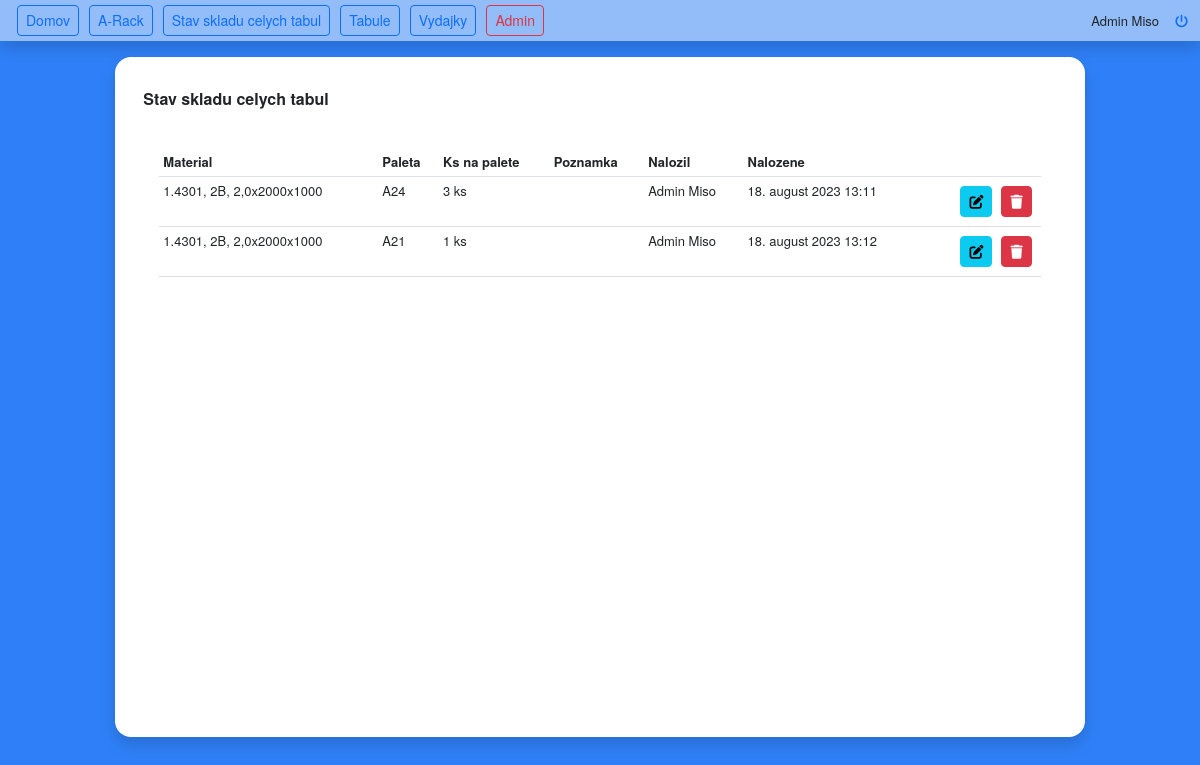
The app's page /stock-status/ (signed in), older data.
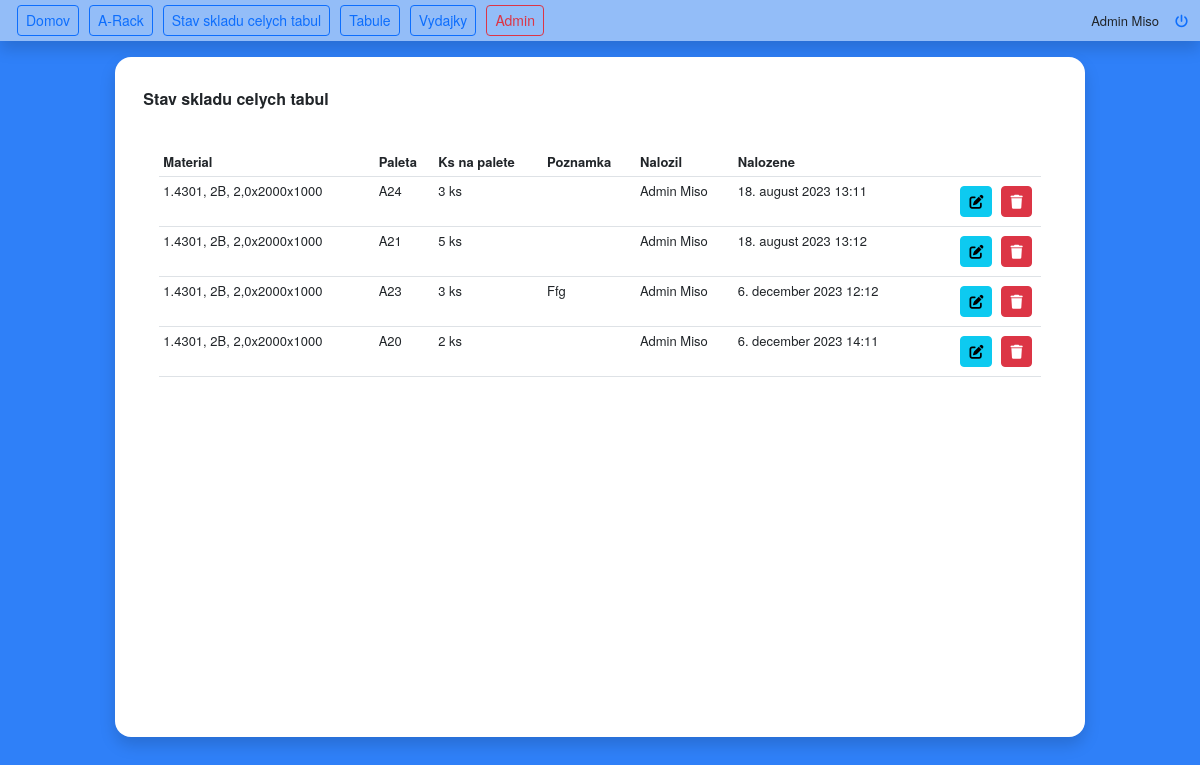
The same page, newer data.
### Material/models.py (models this page shows, shortened)
class Sheet(models.Model):
    material = models.ForeignKey(to=RawMaterial, on_delete=models.CASCADE, related_name='material')
    surface = models.ForeignKey(to=MaterialSurface, on_delete=models.CASCADE, related_name='surface')
    thickness = models.FloatField()
    size_x = models.IntegerField()
    size_y = models.IntegerField()
    weight = models.FloatField(null=True, blank=True, )
    note = models.CharField(max_length=128, null=True, blank=True)
    class Meta:
        verbose_name = "Plech"
        verbose_name_plural = "Plechy"

class RawMaterial(models.Model):
    material_name = models.CharField(max_length=32)
    class Meta:
        verbose_name = "Akost materialu"
        verbose_name_plural = "Materialove akosti"

class MaterialSurface(models.Model):
    surface_name = models.CharField(max_length=32)
    class Meta:
        verbose_name = "Povrch materialu"
        verbose_name_plural = "Povrchy materialu"

### Rack/models.py (models this page shows, shortened)
class PaletteSheet(models.Model):
    palette = models.ForeignKey(Palette, on_delete=models.CASCADE, null=True, blank=True)
    sheet = models.ForeignKey(Sheet, on_delete=models.CASCADE)
    quantity = models.PositiveIntegerField()
    note = models.CharField(max_length=128, null=True, blank=True)
    created_by = models.ForeignKey(User, on_delete=models.CASCADE, related_name='created', null=True, blank=True)
    created_date = models.DateTimeField(auto_now_add=True)
    class Meta:
        verbose_name = "Plech na palete"
        verbose_name_plural = "Plechy na palete"

class Palette(models.Model):
    name = models.CharField(max_length=4)
    capacity = models.FloatField()
    sheets = models.ManyToManyField(Sheet, blank=True, through='PaletteSheet', related_name='palette_sheet')
    load_weight = models.FloatField(null=True, blank=True)
    class Meta:
        verbose_name = "Paleta"
        verbose_name_plural = "Palety"

### Stock/views.py (the view)
# urls.py: path('stock-status/', views.stock_status, name='stock_status'),
@login_required
def stock_status(request):
    sheets = Sheet.objects.prefetch_related('palettesheet_set').all()
    for sheet in sheets:
        palettes = []
        quantities = []
        for ps in sheet.palettesheet_set.all():
            palettes.append(ps.palette.name)
            quantities.append(ps.quantity)
        sheet.palettes = ', '.join(palettes) if palettes else 'N/A'
        sheet.quantities = ', '.join(map(str, quantities)) if quantities else 'N/A'
    ctx = {
        'sheets': sheets,
    }
    return render(request, 'Stock/stock_status.html', ctx)

### templates/Stock/stock_status.html (shortened to what this page needs)
{% extends 'Core/../base.html' %}
{% block content %}
    <div class="container-fluid mt-3">
        <div class="d-flex justify-content-between mb-3">
            <h6 class="fw-bold">Stav skladu celych tabul</h6>
        </div>
        <div class="card-body">
            <table id="stockStatusTable" class="table table-sm">
                <thead class="sticky-top">
                <tr>
                    <th scope="col">Material</th>
                    <th scope="col">Paleta</th>
                    <th scope="col">Ks na palete</th>
                    <th scope="col">Poznamka</th>
                    <th scope="col">Nalozil</th>
                    <th scope="col">Nalozene</th>
                    <th scope="col"></th>
                </tr>
                </thead>
                <tbody>
                {% for sheet in sheets %}
                    {% for palette_sheet in sheet.palettesheet_set.all %}
                        <tr>
                            <td>{{ sheet.material.material_name }}, {{ sheet.surface.surface_name }}, {{ sheet.thickness }}x{{ sheet.size_x }}x{{ sheet.size_y }}</td>
                            <td>{{ palette_sheet.palette.name }}</td>
                            <td>{{ palette_sheet.quantity }} ks</td>
                            <td>
                                {% if palette_sheet.note != None %}
                                    {{ palette_sheet.note }}
                                {% endif %}
                            </td>
                            <td>{{ palette_sheet.created_by.first_name }} {{ palette_sheet.created_by.last_name }}</td>
                            <td>{{ palette_sheet.created_date }}</td>
                            <td class="m-0 p-1">
                                <div class="d-flex justify-content-end">
                                    <a class="btn btn-sm btn-info me-1"
                                       href="{% url 'stock_palette_edit' palette_sheet.pk %}">
                                        <i class="fa-sharp fa-solid fa-pen-to-square"></i>
                                    </a>
                                    <a class="btn btn-sm btn-danger"
                                       href="{% url 'sheet_delete' palette_sheet.pk %}">
                                        <i class="fa-sharp fa-solid fa-trash"></i>
                                    </a>
                                </div>
                            </td>
                        </tr>
                    {% endfor %}
                {% endfor %}
                </tbody>
            </table>
        </div>
    </div>
{% endblock %}

### templates/base.html (shortened to what this page needs)
{% load static %}
<!doctype html>
<html lang="sk">
<head>
    <link rel="stylesheet" href="{% static 'css/bootstrap.css' %}">
    <link rel="stylesheet" href="{% static 'css/styles.css' %}">
    <link rel="stylesheet" href="https://cdn.datatables.net/1.13.5/css/jquery.dataTables.css"/>
    <link rel="stylesheet" href="https://cdnjs.cloudflare.com/ajax/libs/font-awesome/6.4.0/css/all.min.css"
/>
</head>
<body hx-headers='{"X-CSRFToken": "{{ csrf_token }}"}'
      class="">
{% if user.is_authenticated %}
    {% include 'components/navbar.html' %}
    <div class="m-3">
        <div class="row">
            <div class="col-10 mx-auto">
                <div class="card border-0 rounded-4 shadow full-screen-card">
                    <div class="m-3 card-scroll" id="dataFrame">
                        {% block content %}
                        {% endblock content %}
                    </div>
                </div>
            </div>
        </div>
    </div>
{% endif %}
</body>
</html>

### templates/components/navbar.html
<nav class="p-0 shadow navbar navbar-expand-sm bg-light bg-opacity-50">
    <div class="container-fluid">
        <div class="collapse navbar-collapse" id="navbarSupportedContent">
            <ul class="navbar-nav me-auto mb-2 mb-lg-0">
                <li class="nav-item">
                    <a class="btn btn-sm btn-outline-primary"
                       href="{% url 'welcome' %}"
                    >Domov
                    </a>
                </li>
                <li class="nav-item">
                    <a class="btn btn-sm btn-outline-primary"
                       href="{% url 'a_rack' %}"
                    >A-Rack
                    </a>
                </li>
                <li class="nav-item">
                    <a class="btn btn-sm btn-outline-primary"
                       href="{% url 'stock_status' %}">
                        Stav skladu celych tabul
                    </a>
                </li>
                <li class="nav-item">
                    <button class="btn btn-sm btn-outline-primary"
                            type="button"
                            hx-get="{% url 'sheet_list' %}"
                            hx-target="#dataFrame"
                            hx-swap="this"
                            hx-on="click: handleClearEditFrame()"
                    >Tabule
                    </button>
                </li>
                <li class="nav-item">
                    <button class="btn btn-sm btn-outline-primary"
                            type="button"
                            hx-get="{% url 'issue_note_list' %}"
                            hx-target="#dataFrame"
                            hx-swap="this"
                            hx-on="click: handleClearEditFrame()"
                    >Vydajky
                    </button>
                </li>
                {% if user.is_superuser %}
                    <li class="nav-item">
                        <a class="btn btn-sm btn-outline-danger" href="/admin/">Admin</a>
                    </li>
                {% endif %}
            </ul>
            <div class="d-flex">
                <div class="me-3">{{ user.first_name }} {{ user.last_name }}</div>
                <a href="{% url 'logout' %}"><i class="fa-solid fa-power-off"></i></a>
            </div>
        </div>
    </div>
</nav>

### static/css/styles.css (style rules this page uses)
body { font-size: small; background-color: #2f80f8; font-family: "Helvetica Neue", Helvetica, sans-serif; }
.full-screen-card { height: 85vh; }
.card-scroll { overflow-y: auto; }
.btn { margin: 5px; }

Row changes from the older to the newer data that the page shows:
changed PaletteSheet "18. august 2023 13:12": quantity "1" → "5"
added PaletteSheet: {{ sheet.material.material_name }} "1.4301", {{ sheet.surface.surface_name }} "2B", {{ sheet.thickness }} "2,0", {{ sheet.size_x }} "2000", {{ sheet.size_y }} "1000", palette.name "A23", quantity "3", note "Ffg", created_by.first_name "Admin", created_by.last_name "Miso", created_date "6. december 2023 12:12"
added PaletteSheet: {{ sheet.material.material_name }} "1.4301", {{ sheet.surface.surface_name }} "2B", {{ sheet.thickness }} "2,0", {{ sheet.size_x }} "2000", {{ sheet.size_y }} "1000", palette.name "A20", quantity "2", created_by.first_name "Admin", created_by.last_name "Miso", created_date "6. december 2023 14:11"
